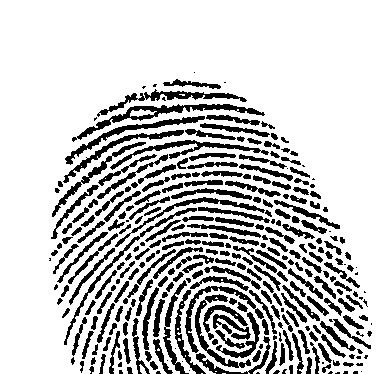
#> input picture dataset/FVC2002/DB1_A/100_6.jpg, 388 x 374 px
$ python -i segmenter.py   (imports and definitions only)   (older library calls are emulated)
#> lines starting #> are read from the running program, lines starting #| are printed output that depends on the picture; after the words box and inside, x2 and y2 are one past the last pixel; in counts of white or black regions, pixels touching at a corner belong together
#> further down, picture is the input picture: shape (374, 388, 3); min 0, max 255, mean 199.8
import numpy as np
import cv2

def segment_fingerprint(image: np.ndarray, block_size: int = 16, var_threshold: float = 120.0,
                        method: str = "variance"):
    """
    Segments the fingerprint foreground (ROI) from the background.

    Args:
        image: Grayscale uint8 fingerprint image.
        block_size: Size of the local analysis block in pixels.
        var_threshold: Variance threshold above which a block is marked as foreground.
        method: 'variance' (legacy fixed-threshold) or 'adaptive' (gradient-energy +
                relative local variance with hole filling).

    Returns:
        segmented_image: Image with background zeroed out.
        mask: Binary foreground mask (uint8, values 0 or 255).
        roi_bbox: (x, y, w, h) bounding box of the active fingerprint region.
    """
#> called with block_size = 16, var_threshold = 120, method = 'variance'
    if len(image.shape) == 3:
        gray = cv2.cvtColor(image, cv2.COLOR_BGR2GRAY)
    else:
        gray = image.copy()

    h, w = gray.shape
#> h = 374; w = 388
    mask = np.zeros((h, w), dtype=np.uint8)

    if method == "adaptive":
        img_f = gray.astype(np.float32)
        mean_map = cv2.boxFilter(img_f, cv2.CV_32F, (block_size, block_size), normalize=True)
        sqmean_map = cv2.boxFilter(img_f * img_f, cv2.CV_32F, (block_size, block_size), normalize=True)
        var_map = np.maximum(0.0, sqmean_map - mean_map * mean_map)

        gx = cv2.Sobel(img_f, cv2.CV_32F, 1, 0, ksize=3)
        gy = cv2.Sobel(img_f, cv2.CV_32F, 0, 1, ksize=3)
        grad_energy = cv2.boxFilter(np.sqrt(gx * gx + gy * gy), cv2.CV_32F, (block_size, block_size), normalize=True)

        # Combine local contrast variance and ridge gradient energy, scaled relative to image ridge contrast
        ref_var = float(np.percentile(var_map, 90))
        ref_grad = float(np.percentile(grad_energy, 90))
        eff_var_th = max(40.0, min(var_threshold, 0.12 * ref_var))
        eff_grad_th = max(6.0, 0.15 * ref_grad)

        fg_pixels = (var_map >= eff_var_th) & (grad_energy >= eff_grad_th)
        mask = (fg_pixels.astype(np.uint8) * 255)

        kernel_close = cv2.getStructuringElement(cv2.MORPH_ELLIPSE, (block_size + 1, block_size + 1))
        kernel_open = cv2.getStructuringElement(cv2.MORPH_ELLIPSE, (9, 9))
        mask = cv2.morphologyEx(mask, cv2.MORPH_CLOSE, kernel_close, iterations=1)
        mask = cv2.morphologyEx(mask, cv2.MORPH_OPEN, kernel_open, iterations=1)
    else:
        # Calculate local block variance (legacy canonical loop)
        for y in range(0, h, block_size):
            for x in range(0, w, block_size):
                block = gray[y:min(y+block_size, h), x:min(x+block_size, w)]
                if block.size == 0:
                    continue
                std = np.std(block)
                if std * std >= var_threshold:
                    mask[y:min(y+block_size, h), x:min(x+block_size, w)] = 255
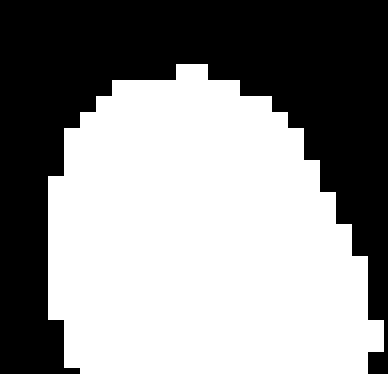
#> mask: shape (374, 388); 55.9% white; 1 black region, box (x1, y1, x2, y2) and area: (0, 0, 388, 374) 64024

        # Morphological closing and opening to eliminate small holes and isolated noise
        kernel = cv2.getStructuringElement(cv2.MORPH_ELLIPSE, (5, 5))
        mask = cv2.morphologyEx(mask, cv2.MORPH_CLOSE, kernel, iterations=2)
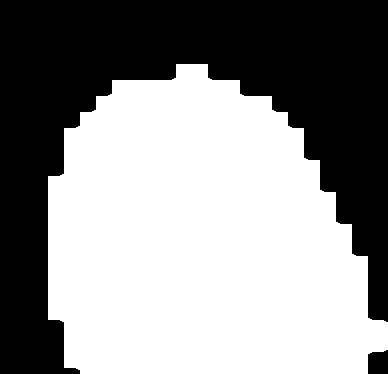
#> mask: shape (374, 388); 56% white; 2 black regions, box (x1, y1, x2, y2) and area: (0, 0, 388, 374) 63366, (368, 350, 388, 374) 440
        mask = cv2.morphologyEx(mask, cv2.MORPH_OPEN, kernel, iterations=1)
#> mask: shape (374, 388); 56% white; 2 black regions, box (x1, y1, x2, y2) and area: (0, 0, 388, 374) 63400, (368, 350, 388, 374) 440

    # Extract largest connected component to ensure contiguous ROI
    num_labels, labels, stats, centroids = cv2.connectedComponentsWithStats(mask)
#> num_labels = 2; stats = [[0, 0, 388, 374, 63840], [48, 64, 340, 310, 81272]]; centroids = [[184.3, 118.5], [200.8, 239.9]]
    if num_labels > 1:
        largest_idx = 1 + np.argmax(stats[1:, cv2.CC_STAT_AREA])
#> largest_idx = 1
        mask = (labels == largest_idx).astype(np.uint8) * 255
        if method == "adaptive":
            # Fill interior holes inside the primary fingerprint ROI
            inv = cv2.bitwise_not(mask)
            n_h, l_h, s_h, _ = cv2.connectedComponentsWithStats(inv)
            if n_h > 2:
                bg_idx = 1 + np.argmax(s_h[1:, cv2.CC_STAT_AREA])
                holes = (l_h > 0) & (l_h != bg_idx)
                mask[holes] = 255
        x = stats[largest_idx, cv2.CC_STAT_LEFT]
#> x = 48
        y = stats[largest_idx, cv2.CC_STAT_TOP]
#> y = 64
        w_box = stats[largest_idx, cv2.CC_STAT_WIDTH]
#> w_box = 340
        h_box = stats[largest_idx, cv2.CC_STAT_HEIGHT]
#> h_box = 310
        roi_bbox = (x, y, w_box, h_box)
#> roi_bbox = (48, 64, 340, 310)
    else:
        roi_bbox = (0, 0, w, h)

    segmented_image = cv2.bitwise_and(gray, gray, mask=mask)
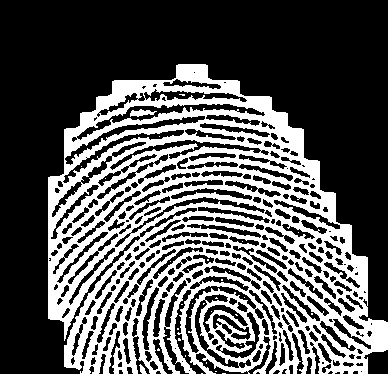
#> segmented_image: shape (374, 388); min 0, max 255, mean 87.6
    return segmented_image, mask, roi_bbox

>>> import cv2
>>> picture = cv2.imread('../../dataset/FVC2002/DB1_A/100_6.jpg')
>>> result = segment_fingerprint(picture)

$ run again, on dataset/FVC2002/DB1_A/11_4.jpg
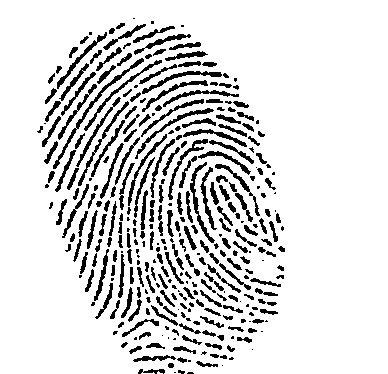
#> input picture dataset/FVC2002/DB1_A/11_4.jpg, 388 x 374 px
#> picture is the input picture: shape (374, 388, 3); min 0, max 255, mean 219.3
#> after the loop in segment_fingerprint, `for y in range(0, h, block_size):`:
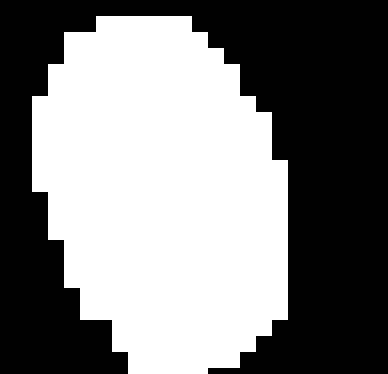
#> mask: shape (374, 388); 49.6% white; 1 white region, box (x1, y1, x2, y2) and area: (32, 16, 288, 374) 71904
#> labels: shape (374, 388) int32; values 0 (black) and 1 (white), 49.6% white; 1 white region, box (x1, y1, x2, y2) and area: (32, 16, 288, 374) 71972
#> num_labels = 2; stats = [[0, 0, 388, 374, 73140], [32, 16, 256, 358, 71972]]; centroids = [[223.7, 179.6], [162.8, 193.5]]
#> largest_idx = 1
#> x = 32
#> y = 16
#> w_box = 256
#> h_box = 358
#> roi_bbox = (32, 16, 256, 358)
#> in segment_fingerprint, `segmented_image = cv2.bitwise_and(gray, gray, mask=mask)`:
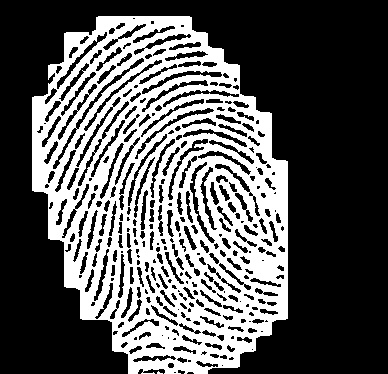
#> segmented_image: shape (374, 388); min 0, max 255, mean 90.8

$ run again, on dataset/FVC2002/DB1_A/11_6.jpg
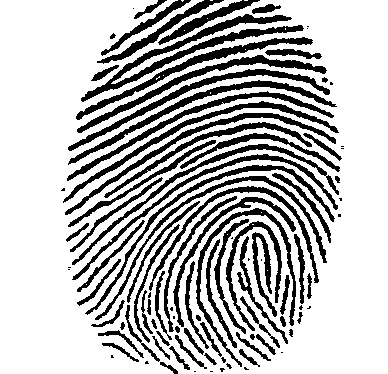
#> input picture dataset/FVC2002/DB1_A/11_6.jpg, 388 x 374 px
#> picture is the input picture: shape (374, 388, 3); min 0, max 255, mean 187.9
#> after the loop in segment_fingerprint, `for y in range(0, h, block_size):`:
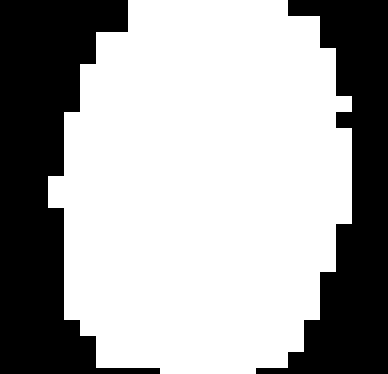
#> mask: shape (374, 388); 64.8% white; 2 black regions, box (x1, y1, x2, y2) and area: (0, 0, 160, 374) 29120, (256, 0, 388, 374) 21976
#> labels: shape (374, 388) int32; values 0 (black) and 1 (white), 64.8% white; 2 black regions, box (x1, y1, x2, y2) and area: (0, 0, 160, 374) 29088, (256, 0, 388, 374) 21936
#> num_labels = 2; stats = [[0, 0, 388, 374, 51024], [48, 0, 304, 374, 94088]]; centroids = [[176.1, 186.9], [202.9, 186.3]]
#> largest_idx = 1
#> x = 48
#> y = 0
#> w_box = 304
#> h_box = 374
#> roi_bbox = (48, 0, 304, 374)
#> in segment_fingerprint, `segmented_image = cv2.bitwise_and(gray, gray, mask=mask)`:
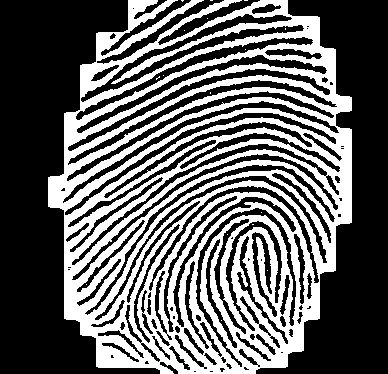
#> segmented_image: shape (374, 388); min 0, max 255, mean 98.2

$ run again, on dataset/FVC2002/DB1_A/13_1.jpg
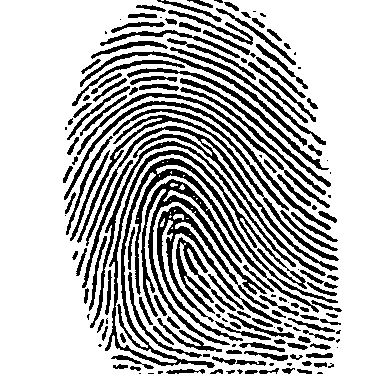
#> input picture dataset/FVC2002/DB1_A/13_1.jpg, 388 x 374 px
#> picture is the input picture: shape (374, 388, 3); min 0, max 255, mean 185
#> after the loop in segment_fingerprint, `for y in range(0, h, block_size):`:
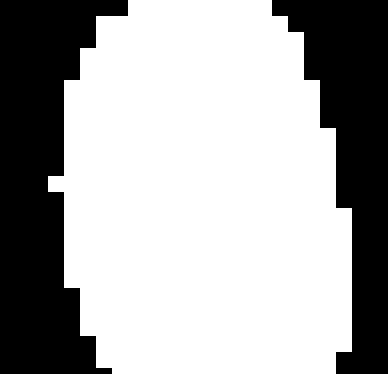
#> mask: shape (374, 388); 65.8% white; 2 black regions, box (x1, y1, x2, y2) and area: (0, 0, 128, 374) 28320, (272, 0, 388, 374) 21240
#> labels: shape (374, 388) int32; values 0 (black) and 1 (white), 65.9% white; 2 black regions, box (x1, y1, x2, y2) and area: (0, 0, 128, 374) 28288, (272, 0, 388, 374) 21216
#> num_labels = 2; stats = [[0, 0, 388, 374, 49504], [48, 0, 304, 374, 95608]]; centroids = [[174.5, 168.9], [203.3, 195.6]]
#> largest_idx = 1
#> x = 48
#> y = 0
#> w_box = 304
#> h_box = 374
#> roi_bbox = (48, 0, 304, 374)
#> in segment_fingerprint, `segmented_image = cv2.bitwise_and(gray, gray, mask=mask)`:
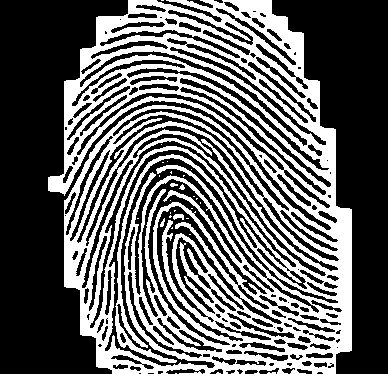
#> segmented_image: shape (374, 388); min 0, max 255, mean 98
